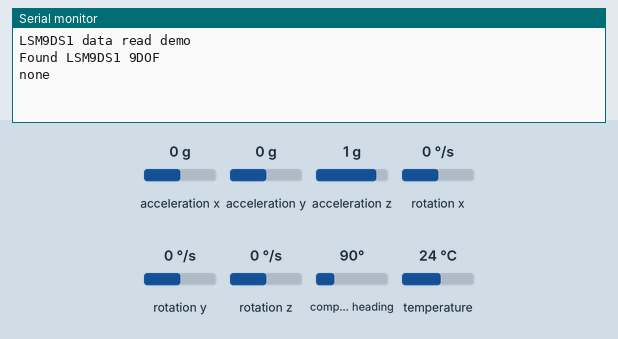
Bench run of a sketch on a simulated ESP32. Shown: the last lines printed to the serial monitor. The test bench sets the inputs (shaded band); at power-on: acceleration z 1 g, acceleration x 0 g, acceleration y 0 g, rotation x 0 °/s, rotation y 0 °/s, rotation z 0 °/s, compass heading 90°, temperature 24 °C.

Above: at 1.3 s.
1.4 s: acceleration z set to -1.4 g
At 2.3 s:
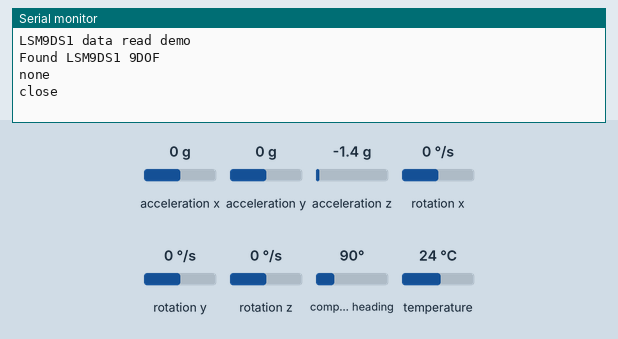
3.2 s: acceleration z set to 0.8 g
At 4.2 s:
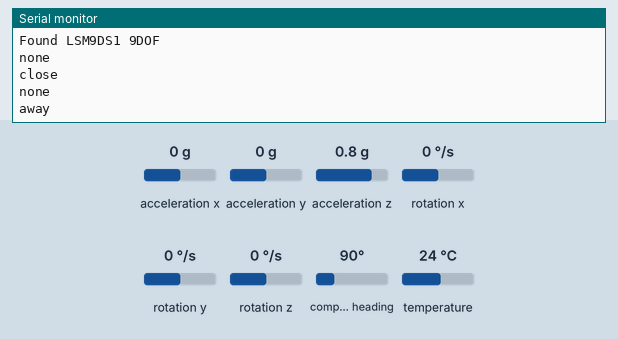

Measured:
- after the input at 1.4 s, the serial monitor: prints a new line after 0.36 s (image 1)
- after the input at 3.2 s, the serial monitor: prints a new line after 0.47 s (image 2)

The sketch:

lsm9ds1AccelR3b1.ino
```cpp
#include <Wire.h>
#include <SPI.h>
#include <Adafruit_LSM9DS1.h>
//#include <Adafruit_Sensor.h>  // not used in this demo but required!
#include <Ticker.h>  //Ticker Library

// i2c
Adafruit_LSM9DS1 lsm = Adafruit_LSM9DS1();

unsigned char gState =0,cntms=0,curDirection;

const int numReadings = 25;
const int numAxis =3;
float readings[numAxis][numReadings];  // the reading history
int readIndex[numAxis];              // the index of the current reading
float total[numAxis];                  // the running total
float average[numAxis];                // the average
void readLSM(void);
Ticker tmr(readLSM, 25, 0, MILLIS);
float axm, aym, azm;
  sensors_event_t a, m, g, temp;

void setupSensor()
{
  // 1.) Set the accelerometer range
  //lsm.setupAccel(lsm.LSM9DS1_ACCELRANGE_2G);
  //lsm.setupAccel(lsm.LSM9DS1_ACCELRANGE_4G);
  //lsm.setupAccel(lsm.LSM9DS1_ACCELRANGE_8G);
  lsm.setupAccel(lsm.LSM9DS1_ACCELRANGE_16G);

  // 2.) Set the magnetometer sensitivity
  ///lsm.setupMag(lsm.LSM9DS1_MAGGAIN_4GAUSS);
  //lsm.setupMag(lsm.LSM9DS1_MAGGAIN_8GAUSS);
  //lsm.setupMag(lsm.LSM9DS1_MAGGAIN_12GAUSS);
  lsm.setupMag(lsm.LSM9DS1_MAGGAIN_16GAUSS);

  // 3.) Setup the gyroscope
  ///lsm.setupGyro(lsm.LSM9DS1_GYROSCALE_245DPS);
  //lsm.setupGyro(lsm.LSM9DS1_GYROSCALE_500DPS);
  lsm.setupGyro(lsm.LSM9DS1_GYROSCALE_2000DPS);
}


void setup()
{
  delay(100);
  Serial.begin(115200);

  while (!Serial) {
    delay(1); // will pause Zero, Leonardo, etc until serial console opens
  }

  Serial.println("LSM9DS1 data read demo");

  // Try to initialise and warn if we couldn't detect the chip
  if (!lsm.begin())
  {
    Serial.println("Oops ... unable to initialize the LSM9DS1. Check your wiring!");
    //while (1);
  }
  Serial.println("Found LSM9DS1 9DOF");

  // helper to just set the default scaling we want, see above!
  setupSensor();

    // zero-fill all the arrays:
  for (int axis = 0; axis < numAxis; axis++) {
    readIndex[axis] = 0;
    total[axis] = 0;
    average[axis] = 0;
    for (int i = 0; i<numReadings; i++){
        readings[axis][i] = 0;
    }
  }
  //tmr.start();
}
unsigned long previous25Millis;
unsigned long previous3000Millis;
void loop()
{
  yield();
  unsigned long currentMillis = millis();
  if ((currentMillis - previous25Millis) >= 25)
  {
    previous25Millis = currentMillis;
    //25ms expired
    lsm.read();  /* ask it to read in the data */
    sensors_event_t a, m, g, temp;
    lsm.getEvent(&a, &m, &g, &temp);
    //tmr.update();
    //acceleration m/s^2
    axm = a.acceleration.x;//map(a.acceleration.x,-16*9.8,16*9.8,-32768,32767);
    aym = a.acceleration.y;//map(a.acceleration.y,-16*9.8,16*9.8,-32768,32767);
    azm = a.acceleration.z;//map(a.acceleration.z,-16*9.8,16*9.8,-32768,32767);
    //smooth(Ax, a.acceleration.x);
    //smooth(Ay, a.acceleration.y);
    //smooth(Az, a.acceleration.z);
    smooth(0, axm);
    smooth(1, aym);
    smooth(2, azm);


    cntms++;

    switch(gState)
    {
      case 0:
        if(average[0]<-2)
        {
          curDirection = 1;//left
          //Serial.println("One");
        }
        if(average[0]>2)
        {
          curDirection = 2;//right
          //Serial.println("Two");
        }
        if(average[2]<-3)
        {
          curDirection = 3;//away
          //Serial.println("Three");
        }
        if(average[2]>2)
        {
          curDirection = 4;//closer
          //Serial.println("Four");
        }
        if (curDirection>0) gState = 1;
        break;
      case 1:
        if(cntms==40)
        {
          curDirection = 0;
          gState = 0;
          cntms = 0;
          Serial.println("none");
        }
        else
        {
          switch(curDirection)
          {
            case 1: if(average[0]>1.5) {Serial.println("left");curDirection = 0; gState = 0; cntms = 0;} break;
            case 2: if(average[0]<-2)  {Serial.println("right");curDirection = 0; gState = 0; cntms = 0;} break;
            case 3: if(average[2]>2)  {Serial.println("away");curDirection = 0; gState = 0; cntms = 0;} break;
            case 4: if(average[2]<-2.5) {Serial.println("close");curDirection = 0; gState = 0; cntms = 0;} break;
          }
        }
        break;
    }
  //smoothed printing
  /*Serial.print(average[0]);
  Serial.print("\t"); Serial.print(average[1]);
  Serial.print("\t"); Serial.print(average[2]);
  Serial.println();*/
  }
  if ((currentMillis - previous3000Millis) >= 3000)
  {
    previous3000Millis = currentMillis;
    //Serial.println("Toggling...");
  }
  /*
  //lsm.read();
  //sensors_event_t a, m, g, temp;
  //lsm.getEvent(&a, &m, &g, &temp);
  //tmr.update();
  //acceleration m/s^2
  axm = a.acceleration.x;//map(a.acceleration.x,-16*9.8,16*9.8,-32768,32767);
  aym = a.acceleration.y;//map(a.acceleration.y,-16*9.8,16*9.8,-32768,32767);
  azm = a.acceleration.z;//map(a.acceleration.z,-16*9.8,16*9.8,-32768,32767);
  //smooth(Ax, a.acceleration.x);
  //smooth(Ay, a.acceleration.y);
  //smooth(Az, a.acceleration.z);
  smooth(0, axm);
  smooth(1, aym);
  smooth(2, azm);

  //cntms++;

  switch(gState)
  {
    case 0:
      if(average[0]<-0.8)
      {
        curDirection = 1;//left
        //Serial.println("One");
      }
      if(average[0]>0.7)
      {
        curDirection = 2;//right
        //Serial.println("Two");
      }
      if(average[2]<-0.2)
      {
        curDirection = 3;//away
        //Serial.println("Three");
      }
      if(average[2]>1.3)
      {
        curDirection = 4;//closer
        //Serial.println("Four");
      }
      if (curDirection>0) gState = 1;
      break;
    case 1:
      if(cntms==40)
      {
        curDirection = 0;
        gState = 0;
        cntms = 0;
        Serial.println("none");
      }
      else
      {
        switch(curDirection)
        {
          case 1: if(average[0]>0.5) {Serial.println("left");curDirection = 0; gState = 0; cntms = 0;} break;
          case 2: if(average[0]<-0.6)  {Serial.println("right");curDirection = 0; gState = 0; cntms = 0;} break;
          case 3: if(average[2]>1.3)  {Serial.println("away");curDirection = 0; gState = 0; cntms = 0;} break;
          case 4: if(average[2]<-0.1) {Serial.println("close");curDirection = 0; gState = 0; cntms = 0;} break;
        }
      }
      break;
  }
  //smoothed
  //Serial.print(average[0]);
  //Serial.print("\t"); Serial.print(average[1]);
  //Serial.print("\t"); Serial.print(average[2]);
  //Serial.println();

  //delay(25);
  */
}
void readLSM()
{
  lsm.read();  /* ask it to read in the data */
  lsm.getEvent(&a, &m, &g, &temp);
  cntms++;
}

void smooth(int axis, float val) {
    // pop and subtract the last reading:
    total[axis] -= readings[axis][readIndex[axis]];
    total[axis] += val;

    // add value to running total
    readings[axis][readIndex[axis]] = val;
    readIndex[axis]++;

    if(readIndex[axis] >= numReadings)
        readIndex[axis] = 0;

    // calculate the average:
    average[axis] = total[axis] / numReadings;
}
```
